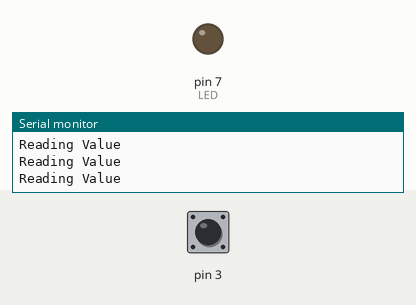
Simulated run of this sketch. Board: Arduino Uno, built with avr-gcc and run on an emulated ATmega328P. On the bench: output pins drawn as LEDs (lit = HIGH), the last lines printed to the serial monitor. Dashed ring = blinking. The test bench sets the inputs (shaded band); at power-on: pin 3 HIGH.

Above: at 3.2 s.
3.3 s: pin 3 pulled LOW for 1 s
At 3.85 s:
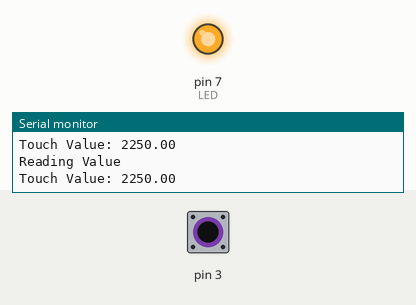
6.3 s: pin 3 pulled LOW for 0.15 s
At 6.9 s:
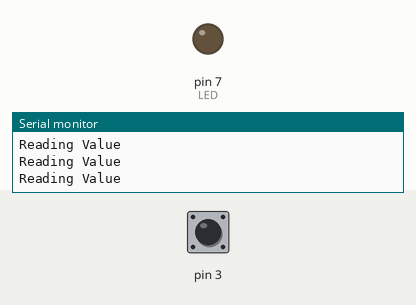
9.4 s: pin 3 pulsed LOW 2 times (0.12 s each, 0.3 s apart)
At 9.79 s:
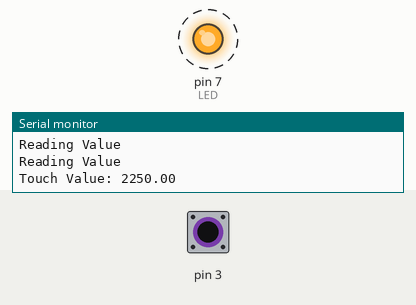
13.0 s: pin 3 pulsed LOW 5 times (0.12 s each, 0.3 s apart)
At 15.4 s:
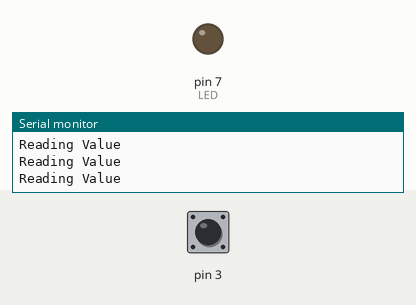
17.5 s: pin 3 pulled LOW for 3.2 s
At 18.04 s:
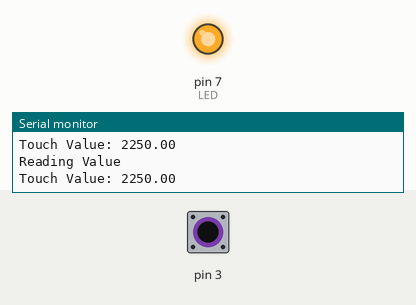
Timing chart, 0 to 22.2 s (numbered marks = the images above; inputs shaded):
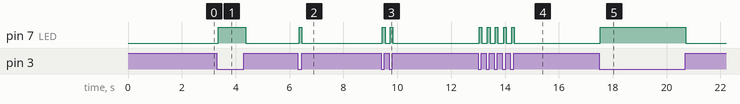

The sketch:

CapacitiveTouchTest.ino
```cpp
#include <CapacitiveSensor.h>
#define LED 7
CapacitiveSensor TouchSensor = CapacitiveSensor(2, 3);
const int TouchThreshold = 125;

void setup() {
  // put your setup code here, to run once:
  //TouchSensor.set_CS_AutocaL_Millis(0xFFFFFFFF);
  pinMode(LED, OUTPUT);
  Serial.begin(9600);
  delay(2000);
}

void loop() {
  // put your main code here, to run repeatedly:
  float start = millis();
  float total1 = TouchSensor.capacitiveSensor(15);
  char Value[] = "Touch Value: ";
  Serial.println("Reading Value");
  //Serial.println(total1);
  if (total1 > TouchThreshold){
    Serial.print(Value);      // check on performance in milliseconds
    Serial.println(total1);
    digitalWrite(LED, HIGH);
    delay(100);
    digitalWrite(LED, LOW);
  }
}
```

Measured:
- after the input at 3.3 s, pin 7 (LED): LOW → HIGH after 0.05 s, → LOW 1.0 s later
- after the input at 6.3 s, pin 7 (LED): LOW → HIGH after 0.05 s, → LOW 0.10 s later
- after the input at 9.4 s, pin 7 (LED): alternates HIGH for 0.10 s and LOW for 0.19 s, 4 changes in all, then stays LOW, starting after 0.05 s
- after the input at 13.0 s, pin 7 (LED): alternates HIGH for 0.10 s and LOW for 0.21 s, 10 changes in all, then stays LOW, starting at once
- after the input at 17.5 s, pin 7 (LED): LOW → HIGH at once, → LOW 3.2 s later
